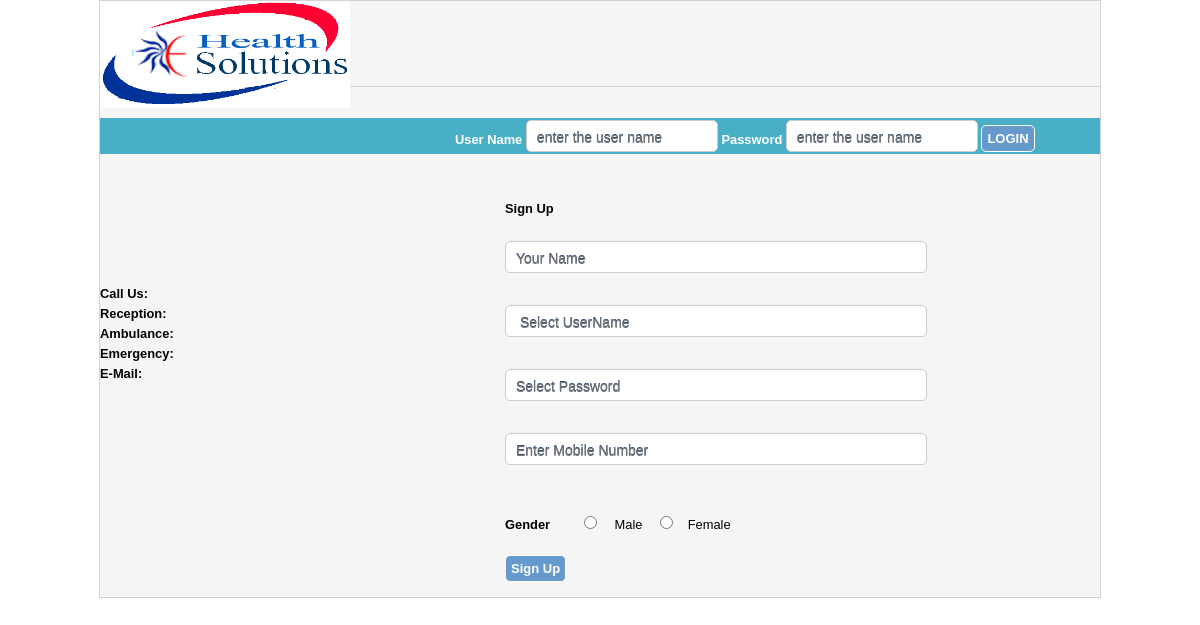
The app's page /, older data.
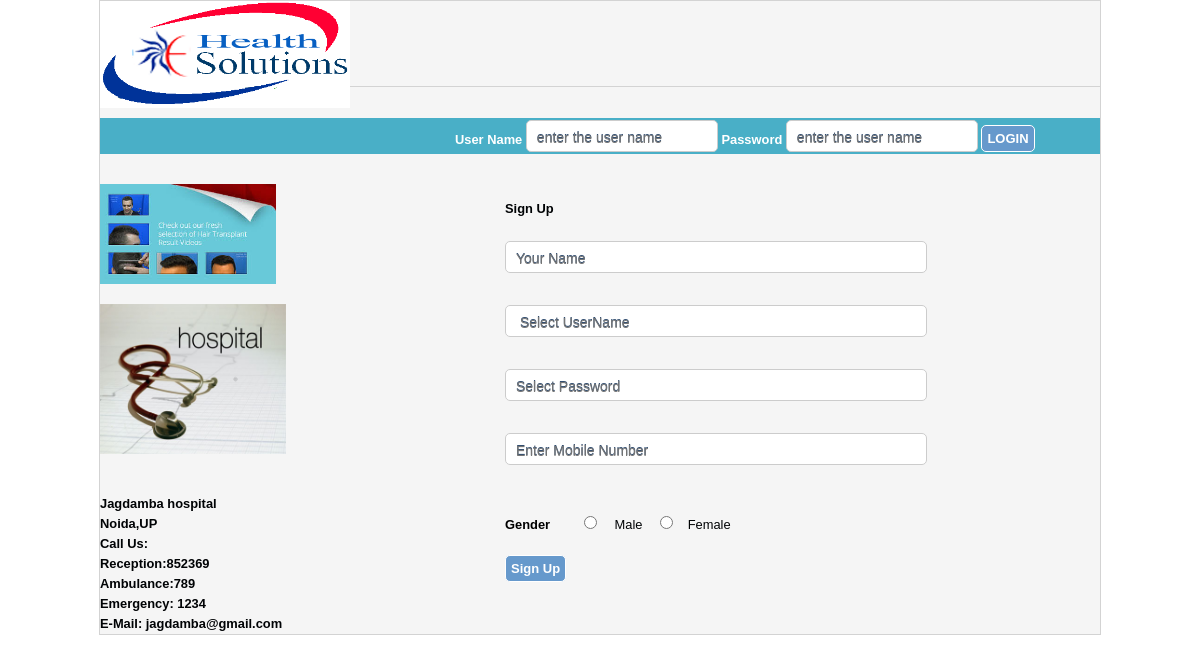
The same page, newer data.
### tables this page shows
CREATE TABLE IF NOT EXISTS `hospitals_info` (
  `hospital_name` varchar(40) NOT NULL,
  `hospital_add` varchar(40) NOT NULL,
  `hospital_email` varchar(40) NOT NULL,
  `hospital_helpline` int(40) NOT NULL,
  `hospital_fax` int(40) NOT NULL,
  `reception_no` varchar(100) NOT NULL,
  `ambulance_no` varchar(100) NOT NULL,
  `emergency_no` varchar(100) NOT NULL,
  `logo_path` varchar(200) NOT NULL,
  `img_path` varchar(200) NOT NULL
);

### index.php (the view, shortened to what this page needs)
<!DOCTYPE html PUBLIC "-//W3C//DTD XHTML 1.0 Transitional//EN" "http://www.w3.org/TR/xhtml1/DTD/xhtml1-transitional.dtd">
<html xmlns="http://www.w3.org/1999/xhtml">
<head>
<link rel="stylesheet" type="text/css" href="style_by.css" />
<link rel="stylesheet" type="text/css" href="login-code.css" />
</head>
<body>
<div id="container" style="background:#F5F5F5;">
	<div id="header">
    	<div id="logo_side">
        	<img src="final.png" />
        </div>
  </div>
<form method="post" action="login.php">
 <div id="menuu" style="background:#49afc7; height:36px; margin-bottom:30px;">
 	<div style=" margin:0px 0px 0px 350px">
		<label for id="">User Name</label>
        <input type="text" name="uname" placeholder="enter the user name"/>
        <label for id="">Password</label>
        <input type="password" name="pwd" placeholder="enter the user name"/>
 <span style=" "><input type="submit" name="login" value="LOGIN" class="btn"></span>
     </div>
  </div>
</form>
<?php
				$data=mysql_query("select * from hospitals_info");
				$info=mysql_fetch_array($data);
				?>
			<div style="float:left; width:37%; margin-right:2%">
				<?php echo '<img src="'.$info['logo_path'].'" height="100"/>'?><br><br>
				<?php echo '<img src="'.$info['img_path'].'" height="150"/>'?>
				<br>
				<br><br>
				<b><?php echo $info[0]; ?>
				<br/>
<?php echo $info[1]; ?></b>
<br><h4>Call Us:<h4>Reception:<?php echo $info['reception_no']; ?><br>Ambulance:<?php echo $info['ambulance_no'];?><br>Emergency: <?php echo $info['emergency_no'];?><br>E-Mail: <?php echo $info['hospital_email'];?>
        	</div>
<form method="post" action="signup.php">
        <div style="float:left; width:50%; padding:1.5%">
				<div style="margin-bottom:20px;"><header><strong>Sign Up</strong></header></div>
                <div>
                <input type="text" name="r_name" placeholder="Your Name" class="btm_marg" style="width:400px;" />
                </div>
                <div>
                <input type="text" name="username" placeholder=" Select UserName" style="width:400px;" class="btm_marg" />
                </div>
                <div>
                <input type="password" name="password" placeholder="Select Password" style="width:400px;" class="btm_marg" />
                </div>
                <div>
                <input type="text" name="r_mob" placeholder="Enter Mobile Number" style="width:400px;" maxlength="10" class="btm_marg"/>
                </div>
                <div style="width:100%; margin-top:20px;">
                	<label for id="" style="color:#000; margin-right:30px;">Gender</label>
                    <input type="radio" name="sex" value="M" />&nbsp;&nbsp;&nbsp;&nbsp; Male&nbsp;&nbsp;&nbsp;&nbsp;
                    <input type="radio"  name="sex" value="F" />&nbsp;&nbsp;&nbsp;&nbsp;Female&nbsp;&nbsp;&nbsp;&nbsp;
                </div>
                <div style="margin-top:20px;"><input type="submit" name="signup" value="Sign Up" class="btn"></div>
        </div>
</form>
</div>
</body>
</html>

### style_by.css (style rules this page uses)
body { margin:0; padding:0; font-size:80.5%; font-family:Arial,'Lucida sans unicode'; line-height:20px; text-align:left; width:100%; color:#000305; }
* { margin:0px; padding:0px; }
div, table, h1, h2, h3, h4, h5, h6, span, tr, td, img, form { margin:0px; padding:0px; border:none; }
#container { margin:0px auto; padding:0px; width:1000px; border:1px solid lightgray; }
#container #header { height:85px; width:1000px; margin:0 auto; border-bottom:1px solid lightgray; }
#container #header #logo_side { width:25%; float:left; }
#container #header #logo_side img { width:100%; }
#menuu { background-repeat:repeat; height:40px; padding:0px 5px; margin-top:10px; }
.btn { background:#6699cc; color:#FFFFFF !important; font-size:13px; padding:5px; cursor:pointer; border:1px solid #FFF; border-radius:5px; font-weight:700; }
input[type="text"] { height:20px; border:1px solid #CCC; border-radius:5px; }

### login-code.css (style rules this page uses)
input[type="text"],input[type="password"],input[type="date"] { width: 170px; height: 25px; padding: 5px 10px 0px 10px; margin:2px 0 0px 0; background:#FFF; border-radius: 5px; -moz-border-radius: 5px; -webkit-border-radius: 5px; font-family:Arial, Arial, Helvetica, sans-serif; font-size: 14px; color:#000; text-shadow: 0px -1px 0px #334f71; border:1px solid #CCC; }
input.btm_marg { margin-bottom:30px; }
label { color:#FFF; font-weight:700 }

Row changes from the older to the newer data that the page shows:
added hospitals_info: logo_path (picture), img_path (picture), hospital_name "Jagdamba hospital", hospital_add "Noida,UP", reception_no "852369", ambulance_no "789", emergency_no "1234", hospital_email "jagdamba@gmail.com"
